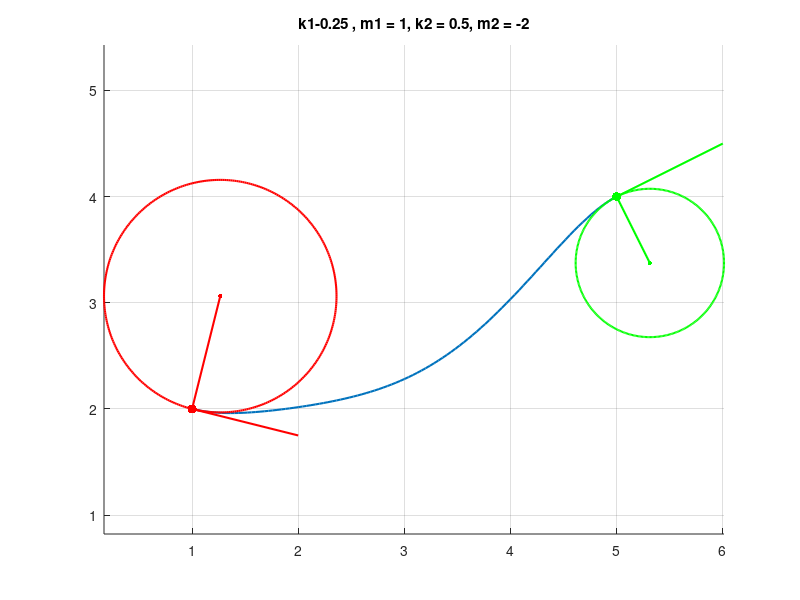
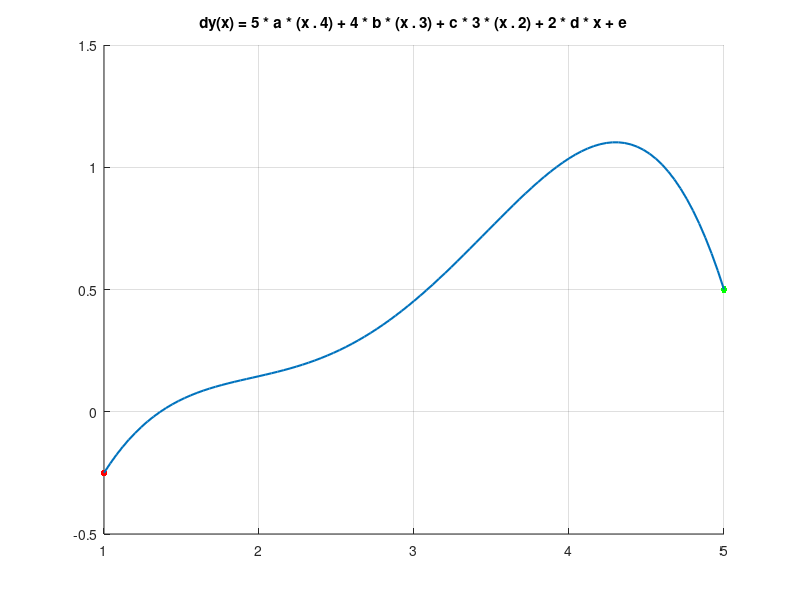
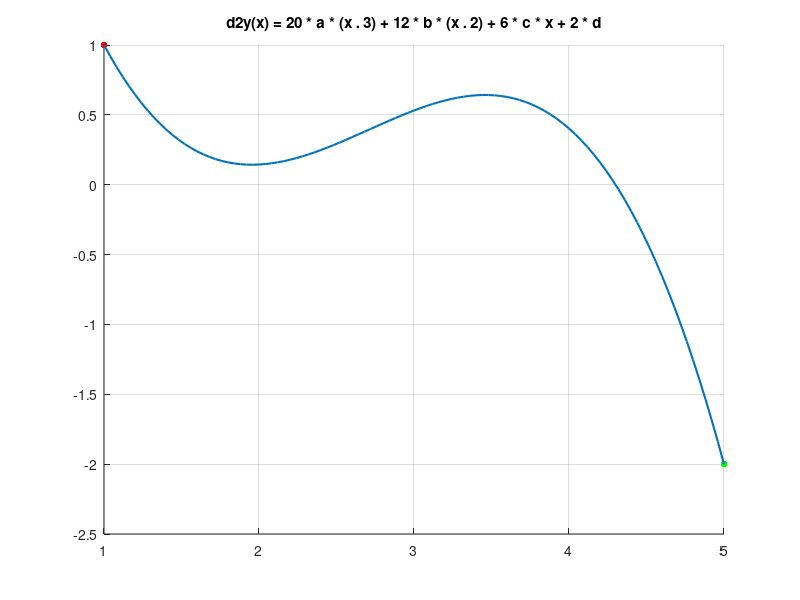
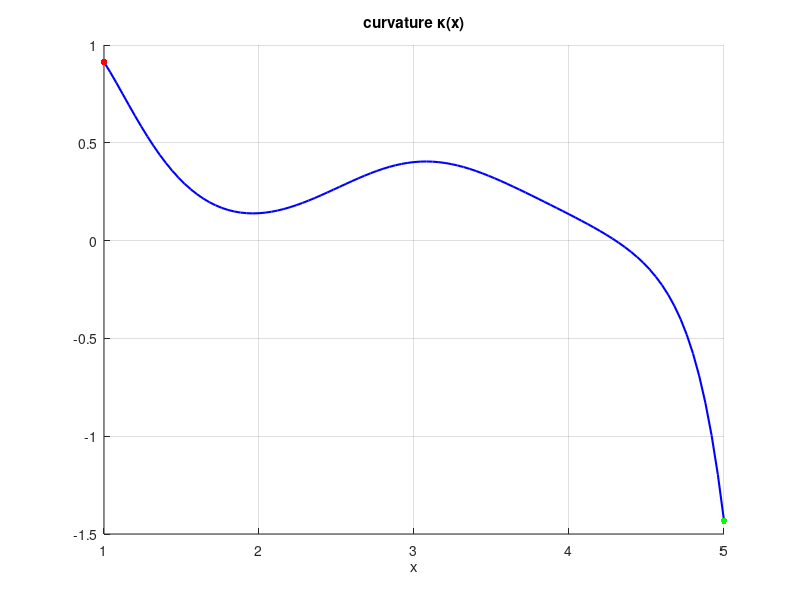

Write MATLAB code to recreate these figures, in order.
clear
close all
x1 = 1
y1 = 2
k1 = -0.25
m1 = 1
x2 = 5
y2 = 4
k2 = 0.5
m2 = -2


%coefficent matrix

A = [x1 ^ 5, x1 ^ 4, x1 ^ 3, x1 ^ 2, x1, 1;
       5 * (x1 ^ 4), 4 * (x1 ^ 3), 3 * (x1 ^ 2), 2 * x1, 1, 0;
       20 * (x1 ^ 3), 12 * (x1 ^ 2), 6 * x1, 2, 0, 0
       x2 ^ 5, x2 ^ 4, x2 ^ 3, x2 ^ 2, x2, 1;
       5 * (x2 ^ 4), 4 * (x2 ^ 3), 3 * (x2 ^ 2), 2 * x2, 1, 0;
       20 * (x2 ^ 3), 12 * (x2 ^ 2), 6 * x2, 2, 0, 0]
B = [y1;
       k1;
       m1;
       y2;
       k2;
       m2]
sol = A\ B
a = sol(1)
b = sol(2)
c = sol(3)
d = sol(4)
e = sol(5)
f = sol(6)

f=@(x) a * (x .^ 5) + b * (x .^ 4) + c  * (x .^ 3) + d * (x .^ 2) + e * x + f % f(x)
df=@(x) 5 * a * (x .^ 4) + 4 * b * (x .^ 3) + c * 3 * (x .^ 2) + 2 * d * x + e; %f'(x)
d2f=@(x) 20 * a * (x .^ 3) + 12 * b * (x .^ 2) + 6 * c * x + 2 * d; %f''(x)

k=@(x) d2f(x)./(sqrt(1+df(x).^2)).^3

x0=1
y0=f(x0)
df0=df(x0)
d2f0=d2f(x0)
k0=k(x0)

R0=abs(1/k0)

th0=atan2d(df0,1)

if k0>=0
    kx0=x0+R0*cosd(th0+90)
    ky0=y0+R0*sind(th0+90)
else
    kx0=x0+R0*cosd(th0-90)
    ky0=y0+R0*sind(th0-90)
end

t=0:1:360;
kx=kx0+R0*cosd(t);
ky=ky0+R0*sind(t);

% circle 2
x01=5
y01=4
df01=df(x01)
d2f01=d2f(x01)
k01=k(x01)

R01=abs(1/k01)

th01=atan2d(df01,1)

if k01>=0
    kx01=x01+R01*cosd(th01+90)
    ky01=y01+R01*sind(th01+90)
else
    kx01=x01+R01*cosd(th01-90)
    ky01=y01+R01*sind(th01-90)
end

t1=0:1:360;
kx1=kx01+R01*cosd(t1);
ky1=ky01+R01*sind(t1);

axis equal
% graph circle 1
figure(1)
hold on
xmin=1
xmax=5
x=xmin:(xmax-xmin)/100:xmax;
plot(x, f(x), 'linewidth', 1.5)

plot(kx,ky,'r','linewidth',1.5)
L=1 %horizontal width =2L

plot([x0,x0+L],[y0,y0+df0*L],'r','linewidth', 1.5)
plot([x0,kx0],[y0,ky0],'r','linewidth',1.5)
plot(x0,y0,'r.','markersize',20)
plot(kx0,ky0,'r.','markersize',10)

plot(kx1,ky1,'g','linewidth',1.5)

L=1 %horizontal width =2L

plot([x01,x01+L],[y01,y01+df01*L],'g','linewidth', 1.5)
plot([x01,kx01],[y01,ky01],'g','linewidth',1.5)
plot(x01,y01,'g.','markersize',20)
plot(kx01,ky01,'g.','markersize',10)
title(['k1', num2str(k1), ' , m1 = ', num2str(m1), ', k2 = ', num2str(k2), ', m2 = ', num2str(m2)])
hold off
grid


%graph 2
figure(2)
hold on
dx = (x2 - x1) / 100
x = x1:dx:x2;
plot(x1, k1, 'r.','markersize', 15)
plot(x2, k2, 'g.','markersize', 15)
dy = 5 * a * (x .^ 4) + 4 * b * (x .^ 3) + c * 3 * (x .^ 2) + 2 * d * x + e;
plot(x,dy,'linewidth', 1.5)
title(['dy(x) = 5 * a * (x .^ 4) + 4 * b * (x .^ 3) + c * 3 * (x .^ 2) + 2 * d * x + e'])
hold off
grid
%derivative
figure(3)
hold on
x = x1:dx:x2;
plot(x1, m1, 'r.','markersize', 15)
plot(x2, m2, 'g.','markersize', 15)
dyy = 20 * a * (x .^ 3) + 12 * b * (x .^ 2) + 6 * c * x + 2 * d;
plot(x, dyy, 'linewidth', 1.5)
title(['d2y(x) = 20 * a * (x .^ 3) + 12 * b * (x .^ 2) + 6 * c * x + 2 * d'])

hold off
grid


% kaarevuus
figure(4)
hold on
plot(x,k(x),'b','linewidth',1.5)
title('curvature \kappa(x)')
plot(x1, k(x1), 'r.','markersize', 15)
plot(x2, k(x2), 'g.','markersize', 15)
xlabel('x')
hold off
grid

